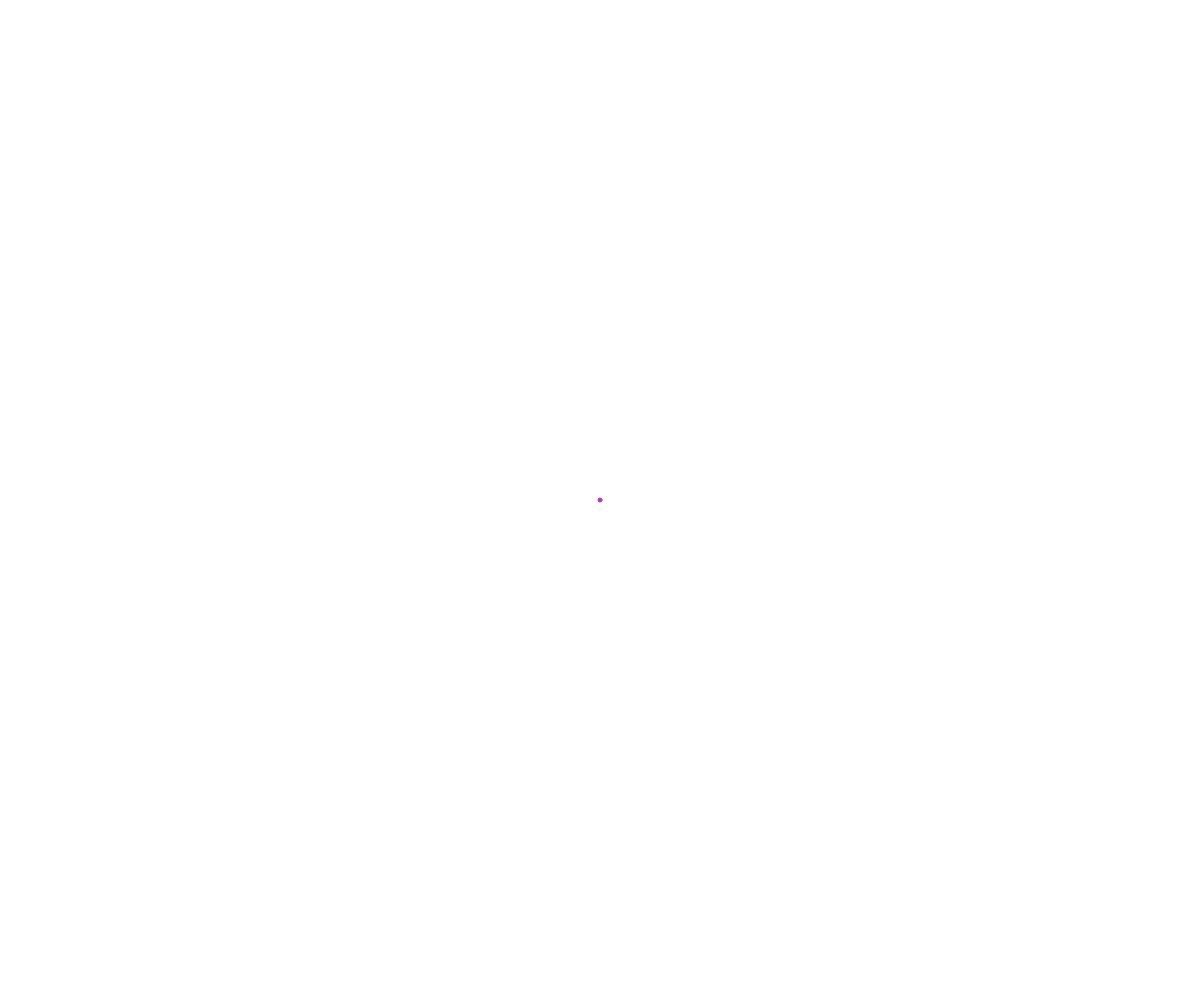
Frame 1 (no input)
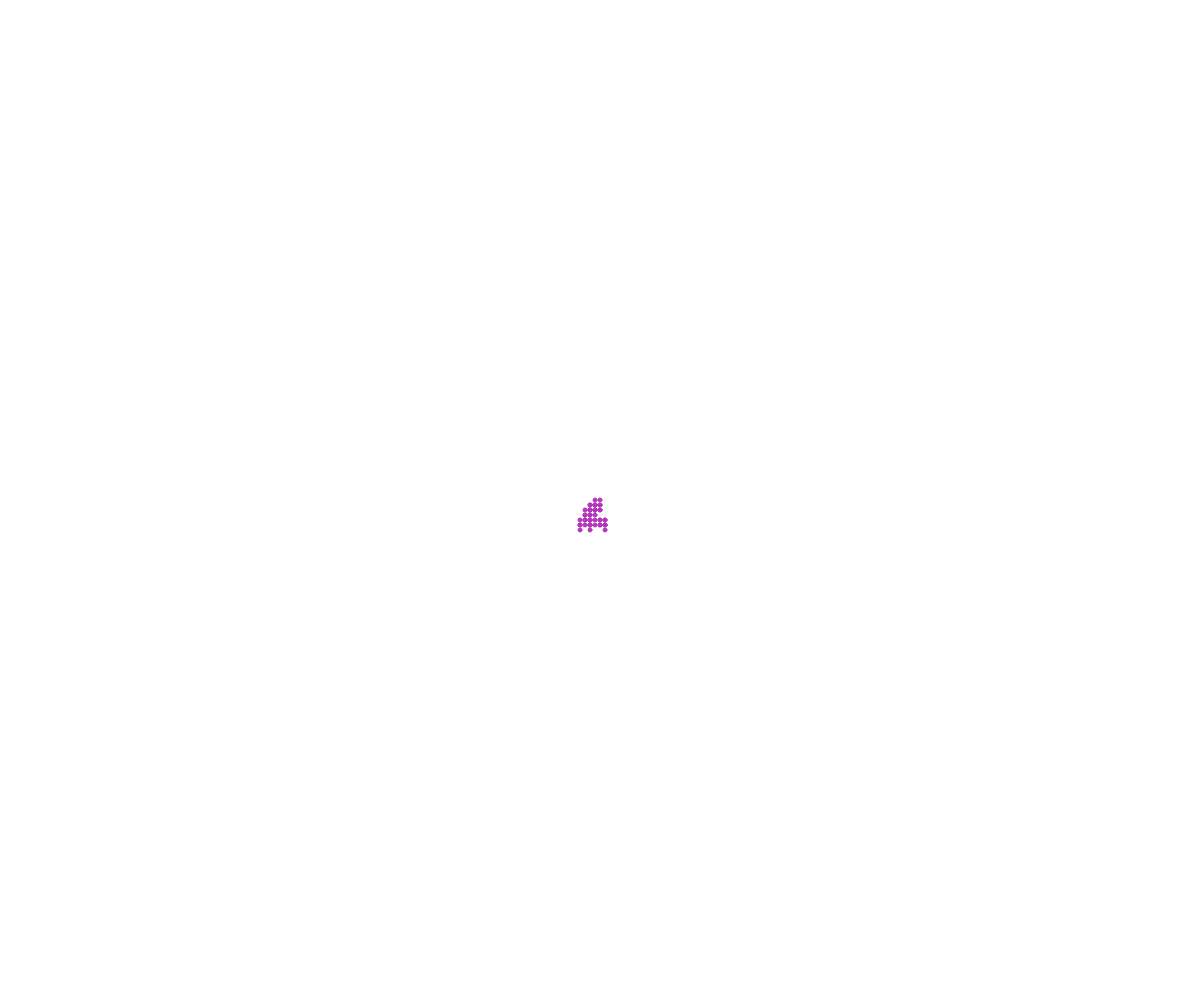
Frame 60 (no input)
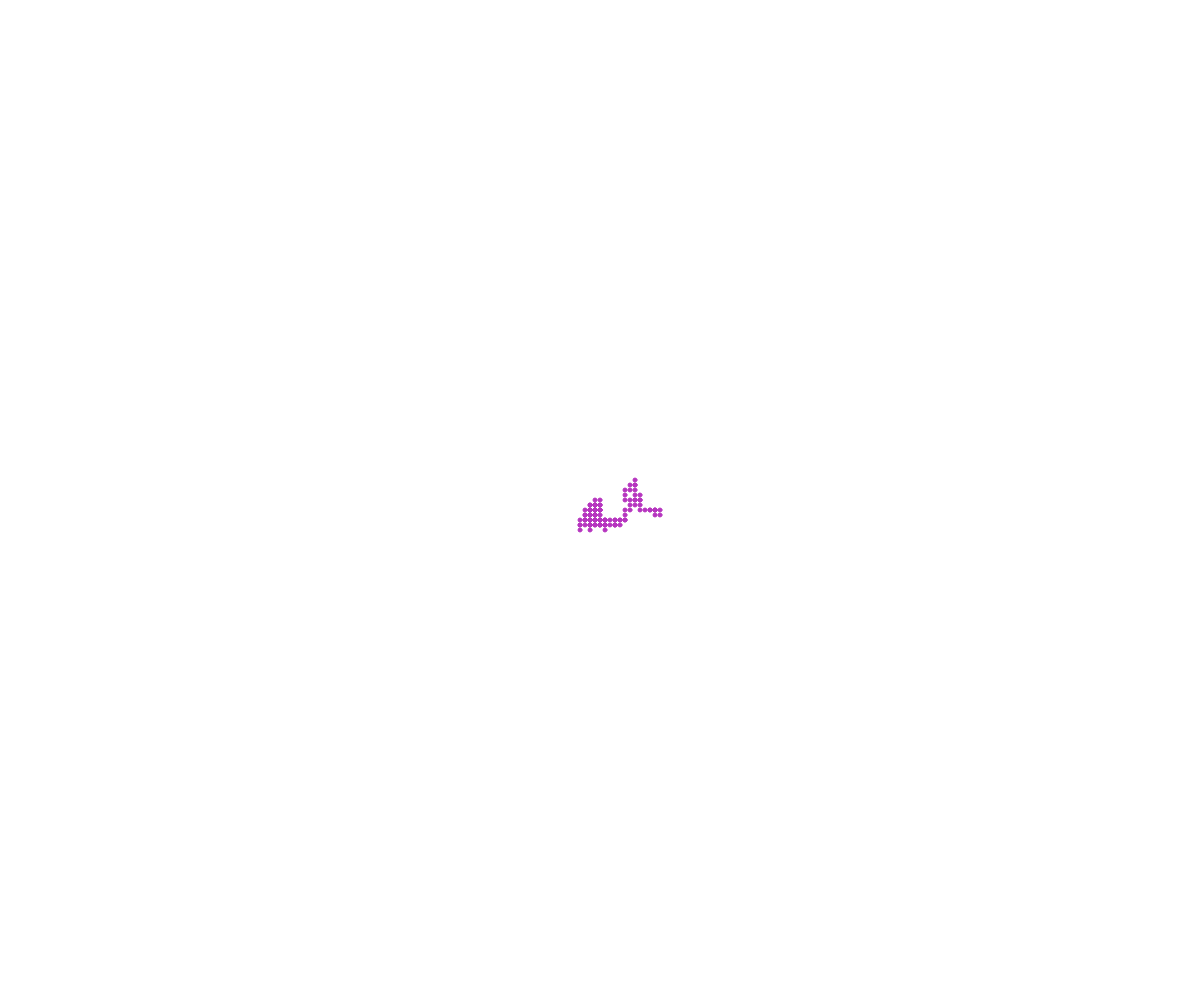
Frame 120 (the mouse pressed at the canvas centre since frame 60)

The p5.js sketch that drew these frames (run headless with seeded random() and noise() and a simulated clock; from frame 60 on, the mouse is pressed at the canvas centre):

// p5.js sketch
// ── sketch.js
// Project Title
// Your Name
// Date
//
// Extra for Experts:
// - describe what you did to take this project "above and beyond"

let number =1;
let walkers = [];

class Walker {
  constructor(x=0,y=0) {
    this.x= x,
    this.y= y,
    this.color = "red";
    this.speed = 5;
    this.radius = 2;
  }
  display() {
    stroke(this.color);
    fill(this.color);
    circle(this.x,this.y,this.radius*2);
  }
  move() {
    let choice = random(100);
    if (choice<25) {
      //up
      this.y -=this.speed;
    }
    else if (choice<50) {
      //down
      this.y +=this.speed;
    }
    else if (choice<75) {
      //right
      this.x +=this.speed;
    }
    else if (choice<=100) {
      //up
      this.x -=this.speed;
    }
  }
}

function setup() {
  createCanvas(windowWidth, windowHeight);
  for (let i = 0;i<number;i++) {
    walkers[i] = new Walker(width/2,height/2);
    walkers[i].color = color(random(255),random(255),random(255));
  }
}

function draw() {
  for (let i = 0;i<number;i++) {
    walkers[i].display();
    walkers[i].move();
  }
}

function spawnWalker() {
  let a = new Walker(random(width),random(height));
  a.color = color(random(255),random(255),random(255));
  walkers.push(a);
}

function keyPressed() {
  spawnWalker();
}
